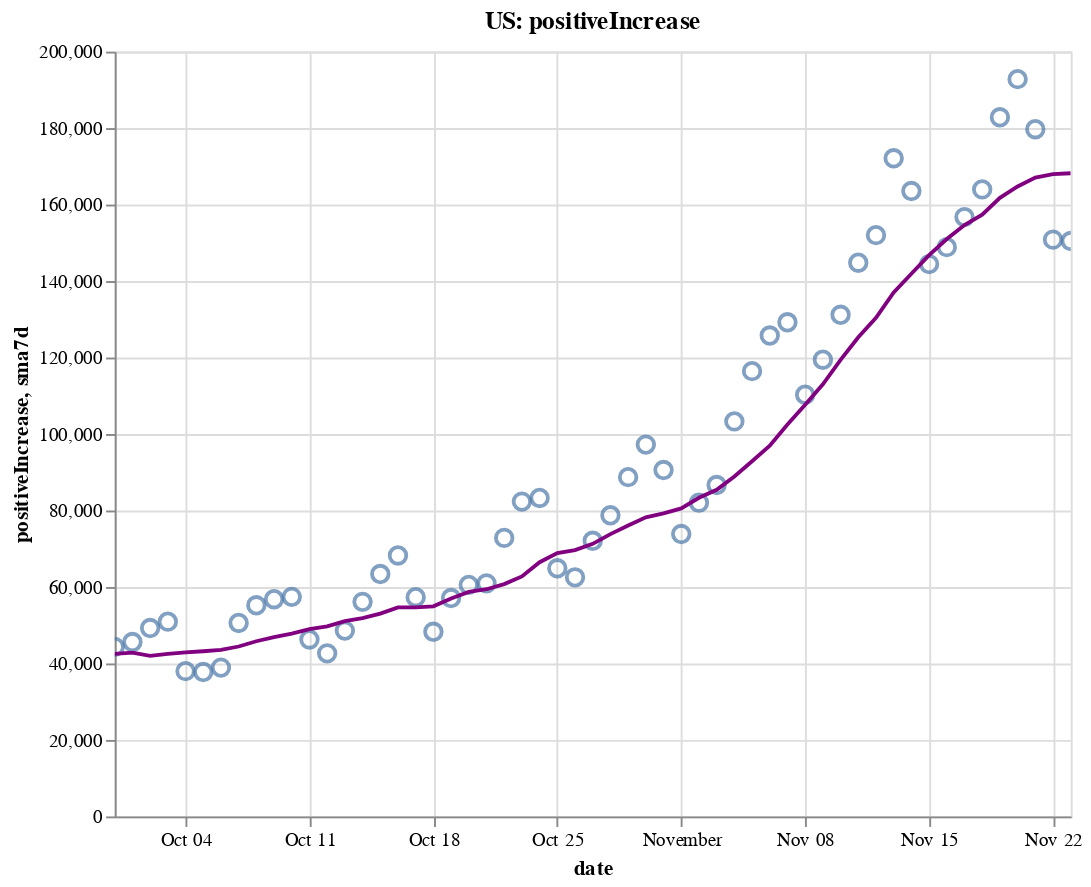

The notebook cell saved with this chart:
### Code cell
create_plot(us, 'positiveIncrease')

### Figure 1 — Vega-Lite specification as saved in the notebook (floating-point values rounded to 4 significant figures)
{"config": {"view": {"continuousWidth": 400, "continuousHeight": 300}}, "layer": [{"layer": [{"mark": {"type": "point", "size": 75}, "encoding": {"tooltip": [{"type": "temporal", "field": "date"}, {"type": "quantitative", "field": "positiveIncrease"}, {"type": "quantitative", "field": "sma7d"}], "x": {"type": "temporal", "field": "date"}, "y": {"type": "quantitative", "field": "positiveIncrease"}}, "selection": {"selector002": {"type": "interval", "bind": "scales", "encodings": ["x", "y"]}}}, {"mark": {"type": "line", "color": "purple"}, "encoding": {"x": {"type": "temporal", "field": "date"}, "y": {"type": "quantitative", "field": "sma7d"}}}]}, {"mark": {"type": "rule", "color": "#aaa"}, "encoding": {"x": {"type": "temporal", "field": "date"}}, "transform": [{"filter": {"selection": "selector001"}}]}, {"mark": "circle", "encoding": {"opacity": {"condition": {"value": 1, "selection": "selector001"}, "value": 0}, "tooltip": [{"type": "temporal", "field": "date"}, {"type": "quantitative", "field": "positiveIncrease"}, {"type": "quantitative", "field": "sma7d"}], "x": {"type": "temporal", "field": "date"}, "y": {"type": "quantitative", "field": "positiveIncrease"}}, "selection": {"selector001": {"type": "single", "encodings": ["x"], "on": "mouseover", "nearest": true, "empty": "none"}}}, {"mark": {"type": "text", "align": "left", "dx": 5, "dy": -5, "stroke": "white", "strokeWidth": 2}, "encoding": {"text": {"type": "quantitative", "field": "positiveIncrease"}, "tooltip": [{"type": "temporal", "field": "date"}, {"type": "quantitative", "field": "positiveIncrease"}, {"type": "quantitative", "field": "sma7d"}], "x": {"type": "temporal", "field": "date"}, "y": {"type": "quantitative", "field": "positiveIncrease"}}, "transform": [{"filter": {"selection": "selector001"}}]}, {"mark": {"type": "text", "align": "left", "dx": 5, "dy": -5}, "encoding": {"text": {"type": "quantitative", "field": "positiveIncrease"}, "tooltip": [{"type": "temporal", "field": "date"}, {"type": "quantitative", "field": "positiveIncrease"}, {"type": "quantitative", "field": "sma7d"}], "x": {"type": "temporal", "field": "date"}, "y": {"type": "quantitative", "field": "positiveIncrease"}}, "transform": [{"filter": {"selection": "selector001"}}]}], "data": {"name": "data-d7fe46dd54a9a145b47f7d8373244d6e"}, "height": 400, "title": "US: positiveIncrease", "width": 500, "$schema": "https://vega.github.io/schema/vega-lite/v4.8.1.json", "datasets": {"data-d7fe46dd54a9a145b47f7d8373244d6e": [{"date": "2020-09-30T00:00:00", "totalTestResultsIncrease": 906400.0, "positiveIncrease": 44350.0, "death": 198900.0, "deathIncrease": 1062.0, "positiveRate": 0.049, "state": "US", "sma7d": 42510.0}, {"date": "2020-10-01T00:00:00", "totalTestResultsIncrease": 1003000.0, "positiveIncrease": 45600.0, "death": 199800.0, "deathIncrease": 848.0, "positiveRate": 0.045, "state": "US", "sma7d": 42840.0}, {"date": "2020-10-02T00:00:00", "totalTestResultsIncrease": 1241000.0, "positiveIncrease": 49260.0, "death": 200600.0, "deathIncrease": 839.0, "positiveRate": 0.04, "state": "US", "sma7d": 41990.0}, {"date": "2020-10-03T00:00:00", "totalTestResultsIncrease": 1098000.0, "positiveIncrease": 50940.0, "death": 201400.0, "deathIncrease": 733.0, "positiveRate": 0.046, "state": "US", "sma7d": 42490.0}, {"date": "2020-10-04T00:00:00", "totalTestResultsIncrease": 1027000.0, "positiveIncrease": 37990.0, "death": 201700.0, "deathIncrease": 362.0, "positiveRate": 0.037, "state": "US", "sma7d": 42920.0}, {"date": "2020-10-05T00:00:00", "totalTestResultsIncrease": 988300.0, "positiveIncrease": 37760.0, "death": 202100.0, "deathIncrease": 341.0, "positiveRate": 0.038, "state": "US", "sma7d": 43190.0}, {"date": "2020-10-06T00:00:00", "totalTestResultsIncrease": 908100.0, "positiveIncrease": 38920.0, "death": 202700.0, "deathIncrease": 632.0, "positiveRate": 0.043, "state": "US", "sma7d": 43540.0}, {"date": "2020-10-07T00:00:00", "totalTestResultsIncrease": 974400.0, "positiveIncrease": 50590.0, "death": 203600.0, "deathIncrease": 910.0, "positiveRate": 0.052, "state": "US", "sma7d": 44440.0}, {"date": "2020-10-08T00:00:00", "totalTestResultsIncrease": 1155000.0, "positiveIncrease": 55210.0, "death": 204600.0, "deathIncrease": 987.0, "positiveRate": 0.048, "state": "US", "sma7d": 45810.0}, {"date": "2020-10-09T00:00:00", "totalTestResultsIncrease": 1202000.0, "positiveIncrease": 56800.0, "death": 205500.0, "deathIncrease": 887.0, "positiveRate": 0.047, "state": "US", "sma7d": 46890.0}, {"date": "2020-10-10T00:00:00", "totalTestResultsIncrease": 1251000.0, "positiveIncrease": 57420.0, "death": 206100.0, "deathIncrease": 666.0, "positiveRate": 0.046, "state": "US", "sma7d": 47810.0}, {"date": "2020-10-11T00:00:00", "totalTestResultsIncrease": 1078000.0, "positiveIncrease": 46270.0, "death": 206600.0, "deathIncrease": 465.0, "positiveRate": 0.043, "state": "US", "sma7d": 48990.0}, {"date": "2020-10-12T00:00:00", "totalTestResultsIncrease": 1054000.0, "positiveIncrease": 42640.0, "death": 206900.0, "deathIncrease": 287.0, "positiveRate": 0.04, "state": "US", "sma7d": 49690.0}, {"date": "2020-10-13T00:00:00", "totalTestResultsIncrease": 1050000.0, "positiveIncrease": 48590.0, "death": 207600.0, "deathIncrease": 700.0, "positiveRate": 0.046, "state": "US", "sma7d": 51070.0}, {"date": "2020-10-14T00:00:00", "totalTestResultsIncrease": 1038000.0, "positiveIncrease": 56120.0, "death": 208400.0, "deathIncrease": 816.0, "positiveRate": 0.054, "state": "US", "sma7d": 51860.0}, {"date": "2020-10-15T00:00:00", "totalTestResultsIncrease": 1111000.0, "positiveIncrease": 63390.0, "death": 209300.0, "deathIncrease": 937.0, "positiveRate": 0.057, "state": "US", "sma7d": 53030.0}, {"date": "2020-10-16T00:00:00", "totalTestResultsIncrease": 1229000.0, "positiveIncrease": 68250.0, "death": 210200.0, "deathIncrease": 891.0, "positiveRate": 0.056, "state": "US", "sma7d": 54670.0}, {"date": "2020-10-17T00:00:00", "totalTestResultsIncrease": 1298000.0, "positiveIncrease": 57330.0, "death": 211000.0, "deathIncrease": 762.0, "positiveRate": 0.044, "state": "US", "sma7d": 54660.0}, {"date": "2020-10-18T00:00:00", "totalTestResultsIncrease": 1053000.0, "positiveIncrease": 48280.0, "death": 211400.0, "deathIncrease": 397.0, "positiveRate": 0.046, "state": "US", "sma7d": 54940.0}, {"date": "2020-10-19T00:00:00", "totalTestResultsIncrease": 1127000.0, "positiveIncrease": 57110.0, "death": 211900.0, "deathIncrease": 461.0, "positiveRate": 0.051, "state": "US", "sma7d": 57010.0}, {"date": "2020-10-20T00:00:00", "totalTestResultsIncrease": 948000.0, "positiveIncrease": 60550.0, "death": 212700.0, "deathIncrease": 838.0, "positiveRate": 0.064, "state": "US", "sma7d": 58720.0}, {"date": "2020-10-21T00:00:00", "totalTestResultsIncrease": 940900.0, "positiveIncrease": 60950.0, "death": 213700.0, "deathIncrease": 1022.0, "positiveRate": 0.065, "state": "US", "sma7d": 59410.0}, {"date": "2020-10-22T00:00:00", "totalTestResultsIncrease": 1226000.0, "positiveIncrease": 72840.0, "death": 214900.0, "deathIncrease": 1136.0, "positiveRate": 0.059, "state": "US", "sma7d": 60760.0}, {"date": "2020-10-23T00:00:00", "totalTestResultsIncrease": 1382000.0, "positiveIncrease": 82330.0, "death": 215800.0, "deathIncrease": 923.0, "positiveRate": 0.06, "state": "US", "sma7d": 62770.0}, {"date": "2020-10-24T00:00:00", "totalTestResultsIncrease": 1323000.0, "positiveIncrease": 83290.0, "death": 216700.0, "deathIncrease": 882.0, "positiveRate": 0.063, "state": "US", "sma7d": 66480.0}, {"date": "2020-10-25T00:00:00", "totalTestResultsIncrease": 1188000.0, "positiveIncrease": 64890.0, "death": 217000.0, "deathIncrease": 374.0, "positiveRate": 0.055, "state": "US", "sma7d": 68850.0}, {"date": "2020-10-26T00:00:00", "totalTestResultsIncrease": 1205000.0, "positiveIncrease": 62530.0, "death": 217400.0, "deathIncrease": 402.0, "positiveRate": 0.052, "state": "US", "sma7d": 69630.0}, {"date": "2020-10-27T00:00:00", "totalTestResultsIncrease": 1066000.0, "positiveIncrease": 72080.0, "death": 218400.0, "deathIncrease": 920.0, "positiveRate": 0.068, "state": "US", "sma7d": 71270.0}, {"date": "2020-10-28T00:00:00", "totalTestResultsIncrease": 1092000.0, "positiveIncrease": 78750.0, "death": 219400.0, "deathIncrease": 1044.0, "positiveRate": 0.072, "state": "US", "sma7d": 73820.0}, {"date": "2020-10-29T00:00:00", "totalTestResultsIncrease": 1332000.0, "positiveIncrease": 88730.0, "death": 220400.0, "deathIncrease": 1030.0, "positiveRate": 0.067, "state": "US", "sma7d": 76080.0}, {"date": "2020-10-30T00:00:00", "totalTestResultsIncrease": 1360000.0, "positiveIncrease": 97230.0, "death": 221400.0, "deathIncrease": 952.0, "positiveRate": 0.071, "state": "US", "sma7d": 78210.0}, {"date": "2020-10-31T00:00:00", "totalTestResultsIncrease": 1390000.0, "positiveIncrease": 90590.0, "death": 222300.0, "deathIncrease": 951.0, "positiveRate": 0.065, "state": "US", "sma7d": 79260.0}, {"date": "2020-11-01T00:00:00", "totalTestResultsIncrease": 1127000.0, "positiveIncrease": 73850.0, "death": 222700.0, "deathIncrease": 388.0, "positiveRate": 0.066, "state": "US", "sma7d": 80540.0}, {"date": "2020-11-02T00:00:00", "totalTestResultsIncrease": 1323000.0, "positiveIncrease": 82050.0, "death": 223200.0, "deathIncrease": 499.0, "positiveRate": 0.062, "state": "US", "sma7d": 83320.0}, {"date": "2020-11-03T00:00:00", "totalTestResultsIncrease": 1124000.0, "positiveIncrease": 86660.0, "death": 224700.0, "deathIncrease": 1515.0, "positiveRate": 0.077, "state": "US", "sma7d": 85410.0}, {"date": "2020-11-04T00:00:00", "totalTestResultsIncrease": 1218000.0, "positiveIncrease": 103300.0, "death": 225900.0, "deathIncrease": 1126.0, "positiveRate": 0.085, "state": "US", "sma7d": 88920.0}, {"date": "2020-11-05T00:00:00", "totalTestResultsIncrease": 1565000.0, "positiveIncrease": 116400.0, "death": 227000.0, "deathIncrease": 1131.0, "positiveRate": 0.074, "state": "US", "sma7d": 92870.0}, {"date": "2020-11-06T00:00:00", "totalTestResultsIncrease": 1561000.0, "positiveIncrease": 125800.0, "death": 228200.0, "deathIncrease": 1168.0, "positiveRate": 0.081, "state": "US", "sma7d": 96950.0}, {"date": "2020-11-07T00:00:00", "totalTestResultsIncrease": 1412000.0, "positiveIncrease": 129200.0, "death": 229300.0, "deathIncrease": 1104.0, "positiveRate": 0.092, "state": "US", "sma7d": 102500.0}, {"date": "2020-11-08T00:00:00", "totalTestResultsIncrease": 1252000.0, "positiveIncrease": 110300.0, "death": 229700.0, "deathIncrease": 485.0, "positiveRate": 0.088, "state": "US", "sma7d": 107700.0}, {"date": "2020-11-09T00:00:00", "totalTestResultsIncrease": 1513000.0, "positiveIncrease": 119400.0, "death": 230300.0, "deathIncrease": 589.0, "positiveRate": 0.079, "state": "US", "sma7d": 113000.0}, {"date": "2020-11-10T00:00:00", "totalTestResultsIncrease": 1246000.0, "positiveIncrease": 131200.0, "death": 231700.0, "deathIncrease": 1360.0, "positiveRate": 0.105, "state": "US", "sma7d": 119400.0}, {"date": "2020-11-11T00:00:00", "totalTestResultsIncrease": 1413000.0, "positiveIncrease": 144800.0, "death": 233200.0, "deathIncrease": 1543.0, "positiveRate": 0.102, "state": "US", "sma7d": 125300.0}, {"date": "2020-11-12T00:00:00", "totalTestResultsIncrease": 1472000.0, "positiveIncrease": 152000.0, "death": 234400.0, "deathIncrease": 1141.0, "positiveRate": 0.103, "state": "US", "sma7d": 130400.0}, {"date": "2020-11-13T00:00:00", "totalTestResultsIncrease": 1696000.0, "positiveIncrease": 172100.0, "death": 235700.0, "deathIncrease": 1275.0, "positiveRate": 0.102, "state": "US", "sma7d": 137000.0}, {"date": "2020-11-14T00:00:00", "totalTestResultsIncrease": 1661000.0, "positiveIncrease": 163500.0, "death": 237000.0, "deathIncrease": 1312.0, "positiveRate": 0.098, "state": "US", "sma7d": 141900.0}, {"date": "2020-11-15T00:00:00", "totalTestResultsIncrease": 1615000.0, "positiveIncrease": 144400.0, "death": 237600.0, "deathIncrease": 677.0, "positiveRate": 0.089, "state": "US", "sma7d": 146800.0}, {"date": "2020-11-16T00:00:00", "totalTestResultsIncrease": 1478000.0, "positiveIncrease": 148900.0, "death": 238300.0, "deathIncrease": 637.0, "positiveRate": 0.101, "state": "US", "sma7d": 151000.0}, {"date": "2020-11-17T00:00:00", "totalTestResultsIncrease": 1504000.0, "positiveIncrease": 156700.0, "death": 239800.0, "deathIncrease": 1555.0, "positiveRate": 0.104, "state": "US", "sma7d": 154600.0}, {"date": "2020-11-18T00:00:00", "totalTestResultsIncrease": 1535000.0, "positiveIncrease": 164000.0, "death": 241700.0, "deathIncrease": 1869.0, "positiveRate": 0.107, "state": "US", "sma7d": 157400.0}, {"date": "2020-11-19T00:00:00", "totalTestResultsIncrease": 1818000.0, "positiveIncrease": 182800.0, "death": 243700.0, "deathIncrease": 1971.0, "positiveRate": 0.101, "state": "US", "sma7d": 161800.0}, {"date": "2020-11-20T00:00:00", "totalTestResultsIncrease": 1917000.0, "positiveIncrease": 192800.0, "death": 245500.0, "deathIncrease": 1862.0, "positiveRate": 0.101, "state": "US", "sma7d": 164700.0}, {"date": "2020-11-21T00:00:00", "totalTestResultsIncrease": 2004000.0, "positiveIncrease": 179700.0, "death": 247000.0, "deathIncrease": 1512.0, "positiveRate": 0.09, "state": "US", "sma7d": 167000.0}, {"date": "2020-11-22T00:00:00", "totalTestResultsIncrease": 1745000.0, "positiveIncrease": 150800.0, "death": 247900.0, "deathIncrease": 892.0, "positiveRate": 0.086, "state": "US", "sma7d": 168000.0}, {"date": "2020-11-23T00:00:00", "totalTestResultsIncrease": 1751000.0, "positiveIncrease": 150500.0, "death": 248800.0, "deathIncrease": 956.0, "positiveRate": 0.086, "state": "US", "sma7d": 168200.0}]}}
